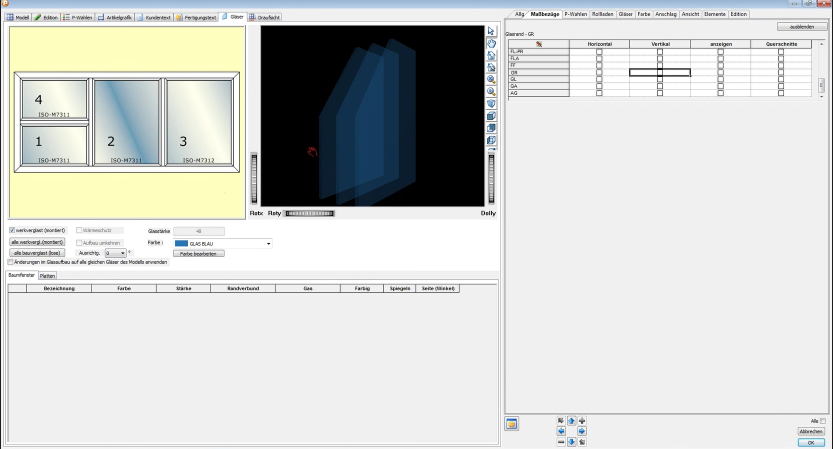
#> input picture original_screenshot.jpg, 1666 x 898 px (shown at 1/2 size)
$ python main.py
#> lines starting #> are read from the running program, lines starting #| are printed output that depends on the picture; after the words box and inside, x2 and y2 are one past the last pixel; in counts of white or black regions, pixels touching at a corner belong together
# imports
import cv2
import numpy as np
import argparse
from matplotlib import pyplot as plt

# some hardcoding, change it later!

file = 'original_screenshot.jpg'
width = 490 # width of image to resize
height = 440 # height of image to resize, top left corner only from 0,0
y1 = 55
y2 = 400
x1 = 20
x2 = 490

# [119 lines left out: functions auto_threshold, roi_definition, not called in this run]
    # [12 lines of commented-out code are left out]


def second_approach():
    # https://thinkinfi.com/find-contours-with-opencv-in-python/
    image = cv2.imread(file)  # read file
#> image is the input picture: shape (898, 1666, 3); mean B, G, R 208.2, 210.6, 208.7
    # todo find area of interest automatically
    roi = image[y1:y2, x1:x2]  # definition of region of interest (we will be checking for rectangles only there)
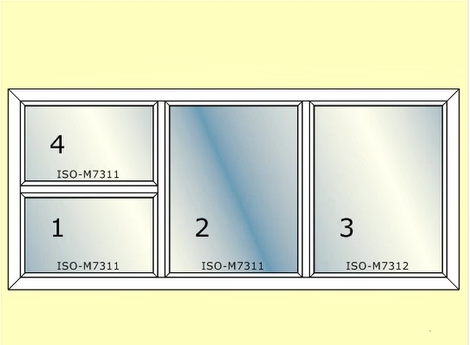
#> roi: shape (345, 470, 3); mean B, G, R 200.3, 229, 225.2

    # convert to gray scale
    gray_img = cv2.cvtColor(roi, cv2.COLOR_BGR2GRAY)
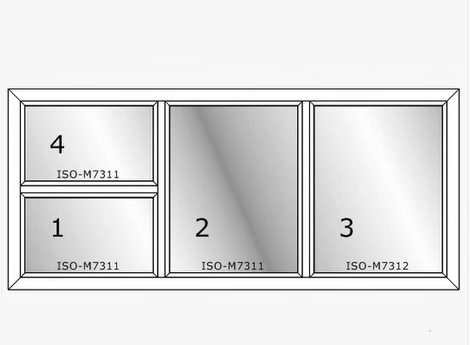
#> gray_img: shape (345, 470); min 0, max 255, mean 224.7

    # 140, 280
    # todo automatic threshold recognition
    # threshold_value = gray_img[140, 280]
    threshold_value = 141 # fixed value, maybe dynamic in future?

    # print(threshold_value)

    # Convert the grayscale image to binary (image binarization opencv python)
    ret, binary_img = cv2.threshold(gray_img, threshold_value, 255, cv2.THRESH_BINARY)
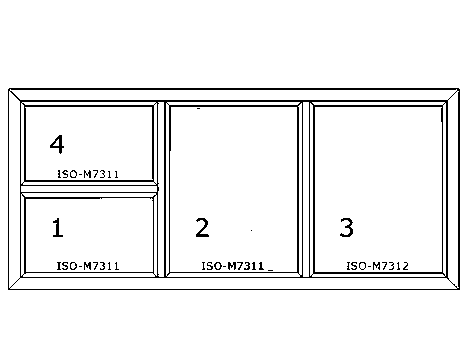
#> binary_img: shape (345, 470); 94.2% white; black in thin lines or dots, all inside (x1, y1, x2, y2) = (8, 88, 460, 290)
#> ret = 141
    # cv2.imshow('binary image', binary_img)

    # invert image

    inverted_binary_img = ~ binary_img
    cv2.imshow('iverted image', inverted_binary_img)

    # Detect contours
    # hierarchy variable contains information about the relationship between each contours
    contours_list, hierarchy = cv2.findContours(inverted_binary_img,
                                                cv2.RETR_TREE,
                                                cv2.CHAIN_APPROX_SIMPLE)  # Find contours
#> contours_list = 76 contours, 34 with area under 20; largest, box (x1, y1, x2, y2) and area: (8, 88, 460, 290) 90650, (314, 106, 443, 273) 21232, (169, 106, 298, 273) 21202, (25, 197, 154, 273) 9519, (24, 106, 154, 181) 9399

    first_contour = 0
    second_contour = 1
    contour_counter = 0
    for i in contours_list:

        x, y, w, h = cv2.boundingRect(i)

        # Make sure contour area is large enough
        # if (cv2.contourArea(i)) > 6000:
        if h > 20 and w > 20:
            cv2.rectangle(roi, (x, y), (x + w, y + h), (0, 255, 0), 2)
            contour_counter += 1
            print('shape no: ', contour_counter)
            print('x start: ', x)
            print('y start: ', y)
            print('width :', w)
            print('height :', h)
#> this loop made 76 passes
#> (x, y, w, h) on passes 1, 2, 3, 4, 5, 6, 8, 9, 10, 11, 12, 13: (8, 88, 452, 202), (9, 277, 449, 13), (311, 273, 135, 5), (166, 272, 135, 6), (22, 272, 134, 6), (25, 197, 129, 76), (115, 262, 4, 8), (108, 262, 3, 8), (100, 262, 5, 8), (93, 262, 5, 8), (84, 262, 7, 8), (70, 262, 7, 8)
#> (i, x, y, w, h) on passes 7, 24, 36, 37, 49, 51: ([[79, 266], [81, 266]], 79, 266, 3, 1), ([[368, 266], [370, 266]], 368, 266, 3, 1), ([[268, 270], [272, 270]], 268, 270, 5, 1), ([[223, 266], [225, 266]], 223, 266, 3, 1), ([[197, 108], [199, 108]], 197, 108, 3, 1), ([[79, 174], [81, 174]], 79, 174, 3, 1)
#> (printed output is left out)
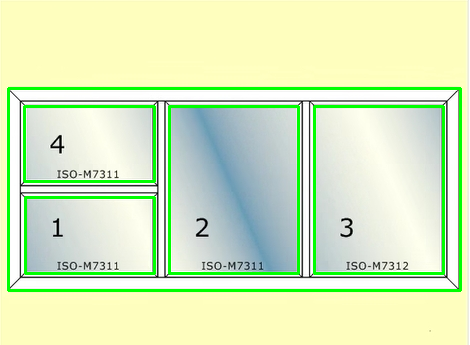
#> roi: shape (345, 470, 3); 6.12% of pixels changed, all inside (x1, y1, x2, y2) = (7, 87, 462, 292)
#> after the loop, contour_counter = 5
            # rozpoznawanie cyfr tutaj
            # todo digits recognizion


    print(contour_counter)
#| 5
    cv2.imshow('first detected contour', roi)

    # cv2.imshow('input image', gray_img)
    cv2.waitKey(0)
    cv2.destroyAllWindows()

# [26 lines left out: function first_approach, not called in this run]


# Press the green button in the gutter to run the script.
if __name__ == '__main__':
    # auto_threshold('2022-04-26 14_37_31-Window.jpg')
    # x1, y1, x2, y2 = roi_definition('2022-04-26 14_37_31-Window.jpg')
    # print(x1, y1, x2, y2)
    second_approach() # succesful! need to add digit recognizion

    # first_approach()
